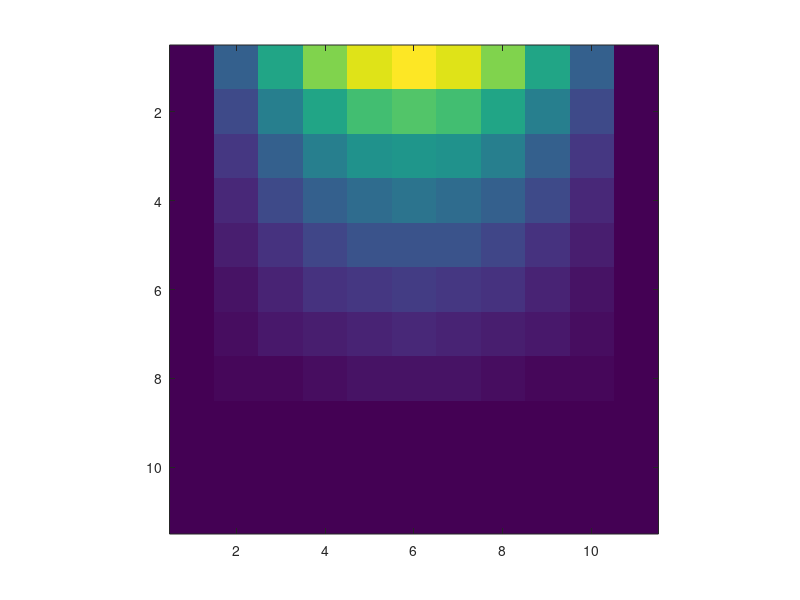

Recreate this plot in MATLAB.
%m_grid=xlsread('result.csv', 'A1:AO41');
%m_grid=xlsread('result.csv', 'A1:CC81');
%m_grid=xlsread('result.csv', 'A1:FE161');
m_grid=xlsread('result.csv', 'A1:IG241');

imagesc(m_grid);
axis square